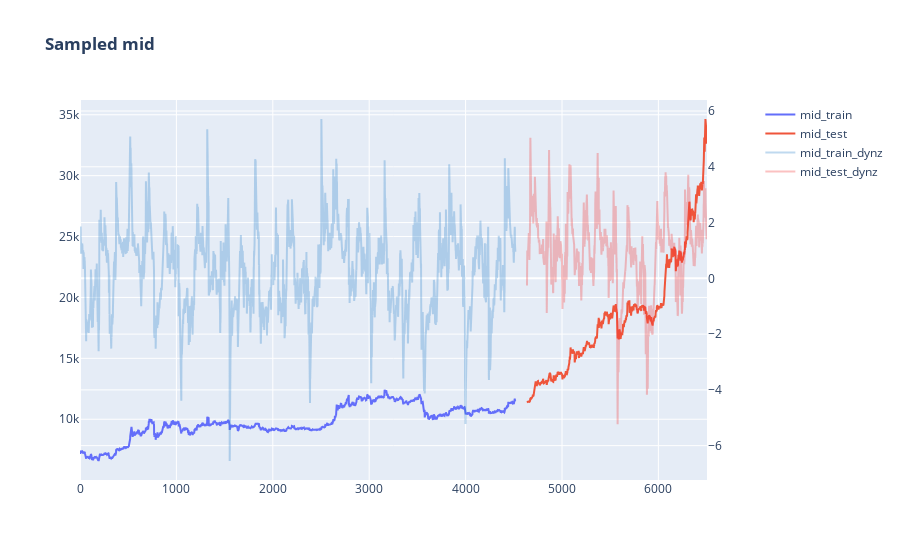

Notebook code cell kept with this figure:
### Code cell
# mid px linechart - sampled
sample_size = 6 * 60#6*60*24 # daily
dynz_gap = int(roll / sample_size)
hourly_mid_line = make_subplots(specs=[[{"secondary_y": True}]])

y_train = top_ob_train['Mid_Price'].iloc[::sample_size].values
x_train = np.arange(y_train.shape[0])
y_test = top_ob_test['Mid_Price'].iloc[::sample_size].values
x_test = np.arange(y_train.shape[0] + dynz_gap, y_train.shape[0] + y_test.shape[0] + dynz_gap)

y_train_dynz = mid_px_train_dyn.iloc[::sample_size].values  
x_train_dynz = np.arange(y_train.shape[0])
y_test_dynz = mid_px_test_dyn.iloc[::sample_size].values
x_test_dynz = np.arange(y_train.shape[0] + dynz_gap, y_train.shape[0] + y_test.shape[0] + dynz_gap)

hourly_mid_line.add_trace(go.Scatter(y=y_train, x=x_train, name='mid_train'), secondary_y=False)
hourly_mid_line.add_trace(go.Scatter(y=y_test, x=x_test, name='mid_test'), secondary_y=False)
hourly_mid_line.add_trace(go.Scatter(y=y_train_dynz, x=x_train_dynz, name='mid_train_dynz',
    marker=dict(color='rgba(44, 130, 201, 0.3)')), secondary_y=True)
hourly_mid_line.add_trace(go.Scatter(y=y_test_dynz, x=x_test_dynz, name='mid_test_dynz',
    marker=dict(color='rgba(240, 52, 52, 0.3)')), secondary_y=True)

hourly_mid_line.update_layout(title='<b>Sampled mid</b>')
hourly_mid_line.show()

### Figure 1 — Plotly figure (JSON) as saved in the notebook; plotly's stock layout.template omitted (floating-point values rounded to 4 significant figures; data arrays with more than 128 entries replaced by an {"elided": "..."} marker saying what was removed)
{"data": [{"name": "mid_train", "type": "scatter", "x": {"elided": "4517 int values"}, "xaxis": "x", "y": {"elided": "4517 float values"}, "yaxis": "y"}, {"name": "mid_test", "type": "scatter", "x": {"elided": "1868 int values"}, "xaxis": "x", "y": {"elided": "1868 float values"}, "yaxis": "y"}, {"marker": {"color": "rgba(44, 130, 201, 0.3)"}, "name": "mid_train_dynz", "type": "scatter", "x": {"elided": "4517 int values"}, "xaxis": "x", "y": {"elided": "4517 float values"}, "yaxis": "y2"}, {"marker": {"color": "rgba(240, 52, 52, 0.3)"}, "name": "mid_test_dynz", "type": "scatter", "x": {"elided": "1868 int values"}, "xaxis": "x", "y": {"elided": "1868 float values"}, "yaxis": "y2"}], "layout": {"title": {"text": "<b>Sampled mid</b>"}, "xaxis": {"anchor": "y", "domain": [0, 0.94]}, "yaxis": {"anchor": "x", "domain": [0, 1]}, "yaxis2": {"anchor": "x", "overlaying": "y", "side": "right"}}}
